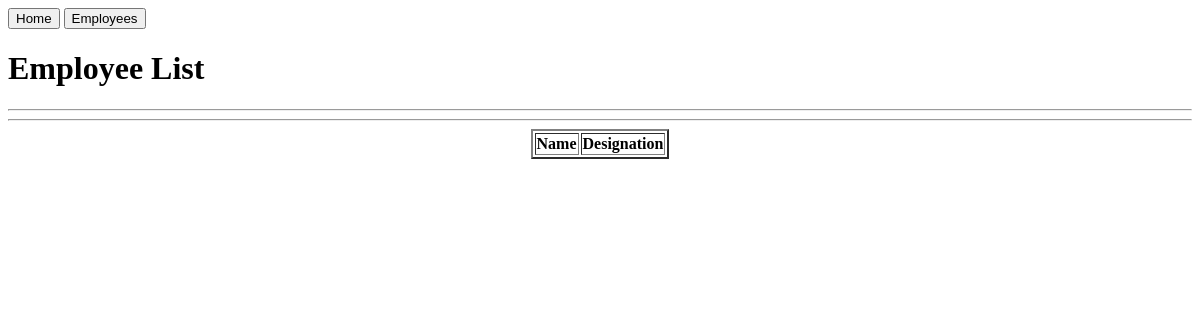
The app's page /allemployees/, older data.
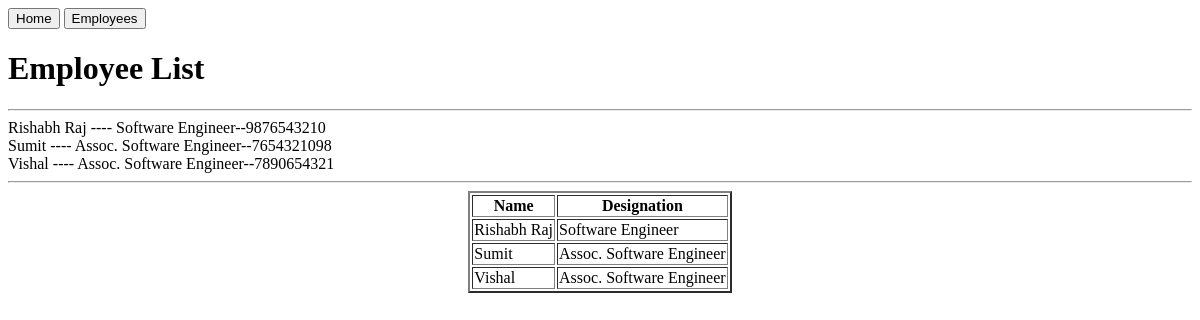
The same page, newer data.
### tasks/models.py (models this page shows, shortened)
class Employee(models.Model):
	name = models.CharField(max_length=100)
	joining_date = models.DateField()
	designation = models.CharField(max_length=100)
	phonenumber = models.BigIntegerField()
	gender = models.CharField(max_length = 6,choices = g_choices)

### tasks/views.py (the view)
# urls.py: path('allemployees/',tasks.views.employees, name ='allemployees'),
def employees(request):
	allemployees = Employee.objects.all()
	context = {'allemployees':allemployees}
	return render(request,'employees.html',context)

### tasks/templates/employees.html (shortened to what this page needs)
<!DOCTYPE html>
<html>
<head>
</head>
<body>
	<a href="{% url 'home' %}"><button>Home</button></a>
	<a href="{% url 'allemployees' %}"><button>Employees</button></a>
	<h1>Employee List</h1>
	<hr>
	{% for employee in allemployees %}
		{{employee.name}} ---- {{employee.designation}}--{{employee.phonenumber}}
		<br>
	{% endfor %}
	<hr>
	<center>
	<table border="2">
		<thead>
			<tr>
				<th>Name</th>
				<th>Designation</th>
			</tr>
		</thead>
		<tbody>
			{% for employee in allemployees %}
			<tr>
				<td>{{employee.name}}</td>
				<td>{{employee.designation}}</td>
			</tr>
			{% endfor %}
		</tbody>
	</table>
	</center>
</body>
</html>

Row changes from the older to the newer data that the page shows:
added Employee: name "Rishabh Raj", designation "Software Engineer", phonenumber "9876543210"
added Employee: name "Sumit", designation "Assoc. Software Engineer", phonenumber "7654321098"
added Employee: name "Vishal", designation "Assoc. Software Engineer", phonenumber "7890654321"
